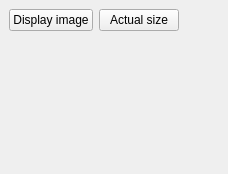
  <widget class="QDockWidget" name="videodock">
   <property name="windowTitle">
    <string>Video Display</string>
   </property>
   <attribute name="dockWidgetArea">
    <number>2</number>
   </attribute>
   <widget class="QWidget" name="widget_2">
    <layout class="QVBoxLayout" name="verticalLayout_8">
     <item>
      <layout class="QHBoxLayout" name="horizontalLayout_14">
       <item>
        <widget class="QPushButton" name="playButton">
         <property name="toolTip">
          <string>Display live image.</string>
         </property>
         <property name="text">
          <string>Display image</string>
         </property>
         <property name="icon">
          <iconset theme="media-playback-start">
           <normaloff/>
          </iconset>
         </property>
         <property name="checkable">
          <bool>true</bool>
         </property>
        </widget>
       </item>
       <item>
        <widget class="QPushButton" name="unzoomButton">
         <property name="toolTip">
          <string>Fix display size to video size.</string>
         </property>
         <property name="text">
          <string>Actual size</string>
         </property>
         <property name="icon">
          <iconset theme="zoom-original">
           <normaloff/>
          </iconset>
         </property>
         <property name="checkable">
          <bool>true</bool>
         </property>
        </widget>
       </item>
       <item>
        <spacer name="horizontalSpacer_3">
         <property name="orientation">
          <enum>Qt::Horizontal</enum>
         </property>
         <property name="sizeHint" stdset="0">
          <size>
           <width>40</width>
           <height>20</height>
          </size>
         </property>
        </spacer>
       </item>
      </layout>
     </item>
     <item>
      <widget class="QArv::GLVideoWidget" name="video" native="true">
       <property name="sizePolicy">
        <sizepolicy hsizetype="MinimumExpanding" vsizetype="MinimumExpanding">
         <horstretch>0</horstretch>
         <verstretch>0</verstretch>
        </sizepolicy>
       </property>
       <property name="minimumSize">
        <size>
         <width>128</width>
         <height>128</height>
        </size>
       </property>
      </widget>
     </item>
    </layout>
   </widget>
  </widget>
